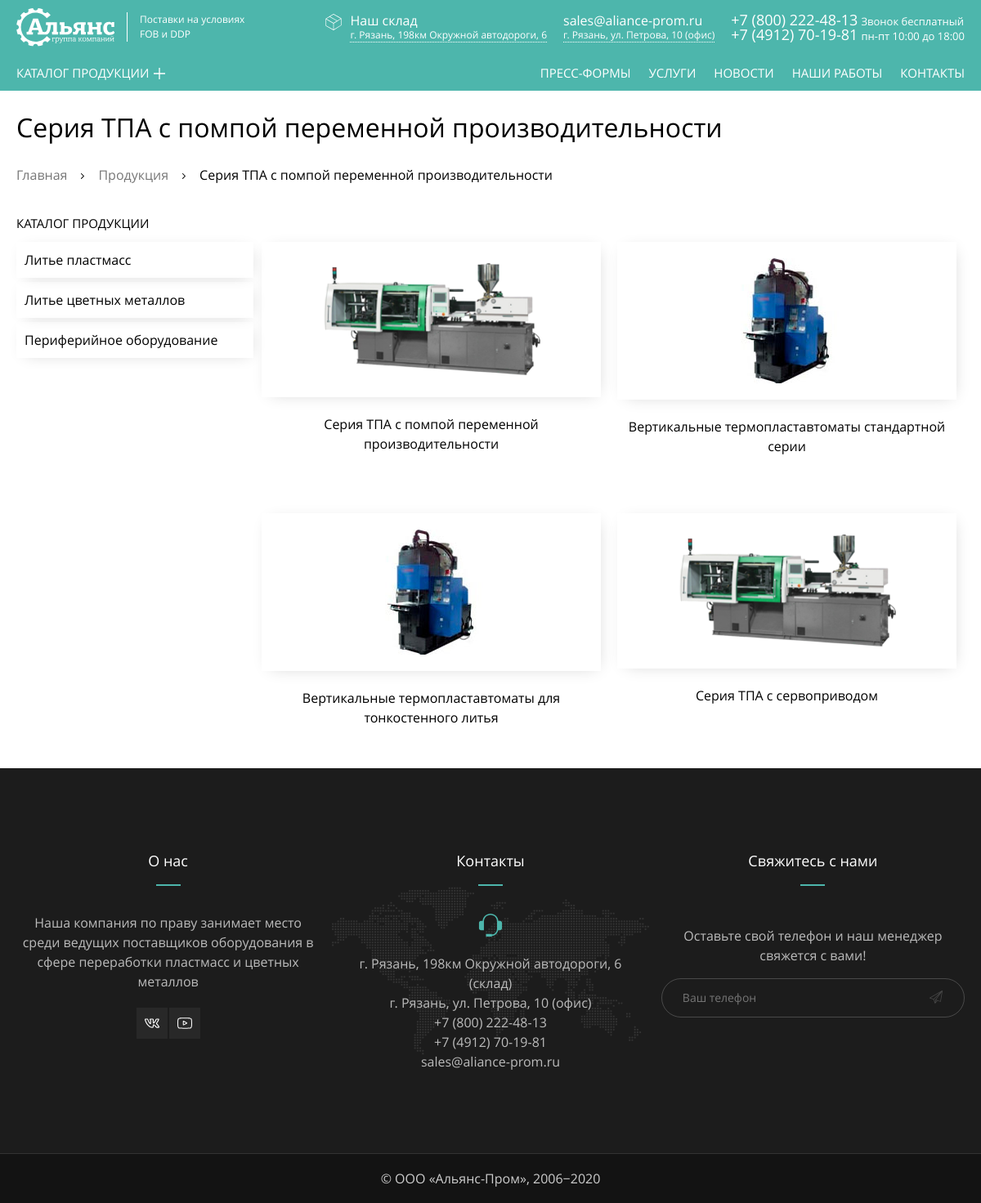
Page /?view=catalog&cat=1 on the committed database.
### tables this page shows
CREATE TABLE products (
  id INT AUTO_INCREMENT PRIMARY KEY,
  title VARCHAR(128) NOT NULL UNIQUE,
  category_id INT NOT NULL,
  small_desc TEXT,
  content LONGTEXT,
  image_path VARCHAR(255),
  big_image_path VARCHAR(255),
  seo_title VARCHAR(255),
  seo_description VARCHAR(255)
);

CREATE TABLE category (
  id INT AUTO_INCREMENT PRIMARY KEY,
  title VARCHAR(64) NOT NULL UNIQUE,
  image_path VARCHAR(255),
  seo_title VARCHAR(255),
  seo_description VARCHAR(255)
);

### parts/database.php (called while the page is built, shortened)
<?php
function fetchData($link, $sql): array
{
    $result = mysqli_query($link, $sql) or die(mysqli_error($link));
    return mysqli_fetch_all($result, MYSQLI_ASSOC);
}
function getCategories($link): array
{
    $sql = 'SELECT id, title, image_path FROM category ORDER BY id ASC';
    return fetchData($link, $sql);
}
function getAllNews($link): array
{
    $sql = "SELECT id, title, author, created_at, content, small_content FROM news";
    return fetchData($link, $sql);
}
function getAllVideo($link): array
{
    $sql = "SELECT id, title, video_url, category_id FROM video ORDER BY RAND()";
    return fetchData($link, $sql);
}
function getCatalog($link, $id): array
{
    $sql = "SELECT id, title,image_path FROM products WHERE category_id = '$id'";
    return fetchData($link, $sql);
}

### views/pages/catalog.php (the view, shortened to what this page needs)
<div class="container">
    <h1 class="main-title">
    </h1>
    <ul class="breadcrumbs-list">
        <li class="breadcrumbs-list__item">
            <a class="breadcrumbs-list__link" href="index.php">Главная</a>
        </li>
        <li class="breadcrumbs-list__item">
            <a class="breadcrumbs-list__link" href="?view=products">Продукция</a>
        </li>
        <li class="breadcrumbs-list__item breadcrumbs-list__item--active">
            <a class="breadcrumbs-list__link"><?php getCategoryName($catalog, $category_url); ?></a>
        </li>
    </ul>
    <div class="wrapper">
        <div class=" catalog catalog-left-column">
            <h3 class="catalog__title">Каталог продукции</h3>
            <ul class="category-list">
                <?php foreach ($categories as $val): ?>
                    <li class="category__item">
                        <a class="category__link" href="?view=catalog&cat=<?= $val['id'] ?>"><?= $val['title']; ?></a>
                    </li>
                <?php endforeach; ?>
            </ul>
        </div>
        <ul class="product-list catalog-right-column">
            <?php foreach ($catalog as $val): ?>
                <li class="product-list__item <?php if ($category_url === '3'): ?>peripheral<?php endif; ?>">
                    <a class="product-list__link" href="?view=product&id=<?= $val['id'] ?>">
                        <div class="product-list__box">
                            <img class="product-list__img" src="<?= $val['image_path']; ?>" alt="<?= $val['title']; ?>">
                        </div>
                        <h4 class="product-list__title"><?= $val['title']; ?></h4>
                    </a>
                </li>
            <?php endforeach; ?>
        </ul>
    </div>
</div>

### parts/helpers.php (shortened to what this page needs)
<?php
function include_template($name, array $data = [])
{
    $name = 'views/pages/' . $name;
    extract($data);
    require $name;
    $result = ob_get_clean();
    return $result;
}
function getCategoryName($category_list, $id) {
    foreach ($category_list as $key => $val) {
        if ($id == $val['id']) {
            echo $val['title'];
        }
    };
}

### views/pages/layout.php (shortened to what this page needs)
<!DOCTYPE html>
<html lang="ru">
  <?php include ('parts/head.php') ?>
  <body>
    <?php include ('parts/header.php') ?>
    <main>
        <?= $content ?>
    </main>
    <?php include ('parts/footer.php') ?>
  </body>
</html>

### parts/head.php (shortened to what this page needs)
<head>
    <link rel="stylesheet" href="/css/normalize.css">
    <link rel="stylesheet" href="/css/owl.carousel.min.css">
    <link rel="stylesheet" href="/css/owl.theme.default.min.css">
    <link rel="stylesheet" href="/css/lite-yt-embed.css">
    <link rel="stylesheet" href="/css/slick.css">
    <link rel="stylesheet" href="/css/slick-theme.css">
    <link rel="stylesheet" href="/css/lightcase.css">
    <link rel="stylesheet" href="/css/lightcase-no-breakpoint.css">
    <link rel="stylesheet" href="/css/animate.min.css">
    <link rel="stylesheet" href="/css/style.css">
    <link rel="stylesheet" href="/css/media.css">
</head>

### parts/header.php (shortened to what this page needs)
<header class="main-header <?php if (isset($_GET['view'])): ?>main-header--green<?php else: ?>js-main-header<?php endif; ?>">
    <div class="container">
        <nav class="main-nav">
            <div class="main-nav__wrapper">
                <a href="/" class="logo">
                    <svg class="logo__img" viewBox="0 0 105000 41000">
                        <use xlink:href="#logo"></use>
                    </svg>
                    <span class="logo__text">Поставки на условиях <br> FOB и DDP</span>
                </a>
                <div class="address warehouse-main-nav warehouse">
                    <svg class="warehouse__ico" viewBox="0 0 399.3 399.3">
                        <use xlink:href="#warehouse"></use>
                    </svg>
                    <div class="warehouse__text">
                        <div class="address__row">
                            <a class="address__mail" href="mailto:sales@aliance-prom.ru">Наш склад</a>
                        </div>
                        <div class="address__row">
                            <a class="address__location" href="/" >г. Рязань, 198км Окружной автодороги, 6</a>
                        </div>
                    </div>
                </div>
                <div class="address office-main-nav">
                    <div class="address__row">
                        <a class="address__mail" href="mailto:sales@aliance-prom.ru">sales@aliance-prom.ru</a>
                    </div>
                    <div class="address__row">
                        <a class="address__location" href="/" >г. Рязань, ул. Петрова, 10 (офис)</a>
                    </div>
                </div>
                <div class="phone">
                    <div class="phone__row">
                        <a class="phone__link" href="tel:+78002224813">+7 (800) 222-48-13</a>
                        <span class="phone__text">Звонок бесплатный</span>
                    </div>
                    <div class="phone__row">
                        <a class="phone__link" href="tel:+74912427047">+7 (4912) 70-19-81</a>
                        <span class="phone__text">пн-пт 10:00 до 18:00</span>
                    </div>
                </div>
            </div>
            <ul class="main-menu">
                <li class="main-menu__item">
                    <a class="main-menu__link" id="catalog">Каталог продукции</a>
                </li>
                <li class="main-menu__item">
                  <a class="main-menu__link" href="?view=pressform">Пресс-формы</a>
                </li>
                <li class="main-menu__item">
                    <a class="main-menu__link" href="?view=service">Услуги</a>
                </li>
                <li class="main-menu__item main-menu__item--active">
                    <a class="main-menu__link" href="?view=news">Новости</a>
                </li>
                <li class="main-menu__item">
                    <a class="main-menu__link" href="?view=video">Наши работы</a>
                </li>
                <li class="main-menu__item">
                    <a class="main-menu__link" href="/#section-map" >Контакты</a>
                </li>
            </ul>
        </nav>
    </div>
</header>

### parts/footer.php (shortened to what this page needs)
<footer class="main-footer">
    <div class="main-footer__top">
        <div class="container main-footer__container">
            <div class="main-footer__col">
                <h3 class="main-footer__title">О нас</h3>
                <p class="main-footer__text">Наша компания по праву занимает место среди ведущих поставщиков оборудования в сфере переработки пластмасс и цветных металлов</p>
                <ul class="social-list">
                    <li class="social-list__item">
                        <a class="social-list__link" href="" target="_blank">
                        </a>
                    </li>
                    <li class="social-list__item">
                        <a class="social-list__link" href="https://www.youtube.com/channel/UCRiOYj6uFKfPLBVAetLqSjA" target="_blank">
                        </a>
                    </li>
                </ul>
            </div>
            <div class="main-footer__col">
                <h3 class="main-footer__title">Контакты</h3>
                <ul class="contacts-list">
                    <li class="contacts-list__item">
                        <a class="contacts-list__link" href="">г. Рязань, 198км Окружной автодороги, 6 (склад)</a>
                    </li>
                    <li class="contacts-list__item">
                        <a class="contacts-list__link" href="">г. Рязань, ул. Петрова, 10 (офис)</a>
                    </li>
                    <li class="contacts-list__item">
                        <a class="contacts-list__link" href="tel:+78002224813">+7 (800) 222-48-13</a>
                    </li>
                    <li class="contacts-list__item">
                        <a class="contacts-list__link" href="tel:+74912427047">+7 (4912) 70-19-81</a>
                    </li>
                    <li class="contacts-list__item">
                        <a class="contacts-list__link" href="mailto:sales@aliance-prom.ru">sales@aliance-prom.ru</a>
                    </li>
                </ul>
            </div>
            <div class="main-footer__col">
                <h3 class="main-footer__title">Свяжитесь с нами</h3>
                <p>Оставьте свой телефон и наш менеджер свяжется с вами!</p>
                <form class="phone-form">
                    <div class="form-group">
                        <input class="main-footer__input" id="footer-phone" type="phone" name="phone" placeholder="Ваш телефон" required autocomplete="off">
                        <button class="send-btn" type="submit">
                        </button>
                    </div>
                </form>
            </div>
        </div>
    </div>
    <div class="main-footer__copyright">
        <div class="container">
            <span> © ООО «Альянс-Пром», 2006−2020</span>
        </div>
    </div>
</footer>

### index.php
<?php
require_once 'parts/init.php';
if (isset($_GET['cat'])) {
    $category_url = $_GET['cat'];
    $catalog = getCatalog($link, $category_url);
} else {
    $category_url = '';
    $catalog = '';
}
if (isset($_GET['id'])) {
    $product_id = intval($_GET['id']);
    $product_info = getProduct($link, $product_id);
    $product_video = getProductVideo($link, $product_id);
    $meta = getTitleProducts($link, $product_id);
    foreach ($meta as $val) {
        $seo_title =  $val['seo_title'];
        $seo_description = $val['seo_description'];
    };
} else {
    $product_info = '';
    $product_video = '';
    $seo_title = '';
    $seo_description = '';
}
$view = empty($_GET['view']) ? 'index' : $_GET['view'];
$template_name = $view . '.php';
$categories = getCategories($link);
if ($template_name === 'index.php') {
    $news = getNews($link);
} else {
    $news = getAllNews($link);
}
$videos = getAllVideo($link);
$page_content = include_template($template_name, [
    'title' => 'readme: блог, каким он должен быть',
    'news' => $news,
    'videos' => $videos,
    'categories' => $categories,
    'catalog' => $catalog,
    'category_url' => $category_url,
    'product_info' => $product_info,
    'product_video' => $product_video
]);
$layout_content = include_template('layout.php', [
    'content' => $page_content,
    'categories' => $categories,
    'seo_title' => $seo_title,
    'seo_description' => $seo_description
]);
print($layout_content);

### rows in the picture
products: title "Серия ТПА с помпой переменной производительности", image_path (picture)
category: title "Литье пластмасс"
category: title "Литье цветных металлов"
category: title "Периферийное оборудование"
products: image_path (picture), title "Вертикальные термопластавтоматы стандартной серии"
products: image_path (picture), title "Вертикальные термопластавтоматы для тонкостенного литья"
products: image_path (picture), title "Серия ТПА с сервоприводом"
